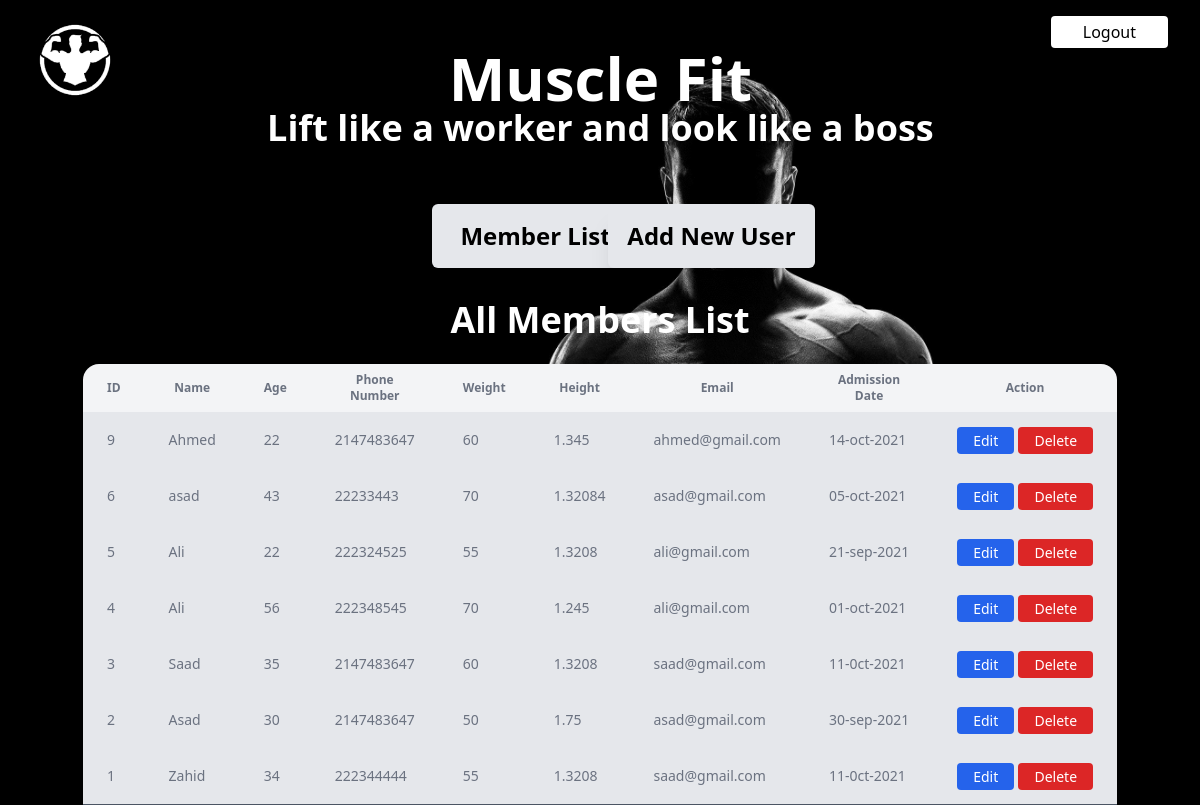
Page /admission.php (signed in) on the committed database.
### tables this page shows
CREATE TABLE `users` (
  `id` int(11) NOT NULL,
  `name` varchar(1000) NOT NULL,
  `age` int(11) NOT NULL,
  `phone` int(11) NOT NULL,
  `weight` float NOT NULL,
  `height` float NOT NULL,
  `email` varchar(1000) NOT NULL,
  `admission_date` varchar(500) NOT NULL,
  `password` varchar(100) NOT NULL,
  `fees` tinyint(1) NOT NULL DEFAULT 0,
  `leaving_date` varchar(100) NOT NULL,
  `current_weight` float NOT NULL,
  `current_height` float NOT NULL,
  `leaving_reason` varchar(1000) NOT NULL,
  `user_remarks` varchar(1000) NOT NULL
);

### admission.php (the view, shortened to what this page needs)
<?php
$conn = new mysqli("localhost", "root", "" , "gym");
$sql = "SELECT * FROM users ORDER BY id DESC";
$result = $conn->query($sql);
?>
<!DOCTYPE html>
<html lang="en">
<head>
    <link href="https://unpkg.com/tailwindcss@^2/dist/tailwind.min.css" rel="stylesheet">
</head>
<body>
<div>
<div class="flex-container">
    <div>
        <a href="admin_panel.php">
            <img src="logo.png" alt="" width="150px" height="150px">
        </a>
    </div>
    <div class="my-12 ml-auto mr-auto ">
        <h1 class="text-6xl font-extrabold text-center text-white "> Muscle Fit </h1>
        <h1 class="text-4xl font-bold text-center text-white "> Lift like a worker and look like a boss </h1>
    </div>
    <div class="flex flex-row-reverse ">
            <div >
                <button class="px-8 py-1 mt-4 mr-8 text-black bg-white rounded ">
                     <a  href="logout.php"> Logout</a>
                </button>
            </div>
        </div>
</div>
<div class="grid grid-cols-2 px-12">
        <div class="  w-3/4 " id="member">
            <button class="p-4 ml-96  shadow-xl rounded-md bg-gray-200 font-bold text-2xl mt-2 w-2/4 text-center">Member List</button>
        </div>
        <div class=" w-3/4 "  id="add">
            <button class="bg-gray-200 p-4 m-2 shadow-xl rounded-md w-2/4 font-bold text-2xl mt-2 text-center">Add New User</>
        </div>
</div>
<div class="container flex justify-center mx-auto" >
    <div class="border-b border-gray-600 shadow" id="user_list"  >
                <h1 class=" text-4xl font-bold text-center text-white my-6 ">All Members List</h1>
                <table class="bg-gray-100 rounded-2xl">
                    <thead>
                        <tr>
                            <th class="px-6 py-2 text-xs text-gray-500">
                                ID
                            </th>
                            <th class="px-6 py-2 text-xs text-gray-500">
                                Name
                            </th>
                            <th class="px-6 py-2 text-xs text-gray-500">
                                Age
                            </th>
                            <th class="px-6 py-2 text-xs text-gray-500">
                                Phone Number
                            </th>
                            <th class="px-6 py-2 text-xs text-gray-500">
                                Weight
                            </th>
                            <th class="px-6 py-2 text-xs text-gray-500">
                                Height
                            </th>
                            <th class="px-6 py-2 text-xs text-gray-500">
                                Email
                            </th>
                            <th class="px-6 py-2 text-xs text-gray-500">
                                Admission Date
                            </th>
                            <th class="px-6 py-2 text-xs text-gray-500">
                                Action
                            </th>
                        </tr>
                    </thead>
                    <tbody class="bg-gray-200">
                    <?php
                        while($user = $result->fetch_assoc()){
                       ?>
                            <tr class="whitespace-nowrap">
                            <td class="px-6 py-4 text-sm text-gray-500">
                                <?php echo $user ['id']?>
                            </td>
                            <td class="px-6 py-4 text-sm text-gray-500">
                                <?php echo $user ['name']?>
                            </td>
                            <td class="px-6 py-4 text-sm text-gray-500">
                                <?php echo $user ['age']?>
                            </td>
                            <td class="px-6 py-4 text-sm text-gray-500">
                                <?php echo $user ['phone']?>
                            </td>
                            <td class="px-6 py-4 text-sm text-gray-500">
                                <?php echo $user ['weight']?>
                            </td>
                            <td class="px-6 py-4 text-sm text-gray-500">
                                <?php echo $user ['height']?>
                            </td>
                            <td class="px-6 py-4 text-sm text-gray-500">
                                <?php echo $user ['email']?>
                            </td>
                            <td class="px-6 py-4 text-sm text-gray-500">
                                <?php echo $user ['admission_date']?>
                            </td>
                            <td class="px-6 py-4">
                                <a href="edit_user.php?id=<?php echo $user['id'] ?> "  class="px-4 py-1 text-sm text-white bg-blue-600 rounded edit">Edit</a>
                                <a href="#" data-userid="<?php echo $user['id'] ?>" class="px-4 py-1 text-sm text-white bg-red-600 rounded delete" >Delete</a>
                            </td>
                        </tr>
                        <?php
                            }
                        ?>
                    </tbody>
                </table>
            </div>
</div>
</div>
</body>
</html>

### admission.php (style rules this page uses)
body { background-image: url("gym1.jpg"); background-size: cover; attachment: fixed; }
.flex-container { display: flex; justify-content:left; }
* { box-sizing: border-box; }

### rows in the picture
users: id "9", name "Ahmed", age "22", phone "2147483647", weight "60", height "1.345", email "ahmed@gmail.com", admission_date "14-oct-2021"
users: id "6", name "asad", age "43", phone "22233443", weight "70", height "1.32084", email "asad@gmail.com", admission_date "05-oct-2021"
users: id "5", name "Ali", age "22", phone "222324525", weight "55", height "1.3208", email "ali@gmail.com", admission_date "21-sep-2021"
users: id "4", name "Ali", age "56", phone "222348545", weight "70", height "1.245", email "ali@gmail.com", admission_date "01-oct-2021"
users: id "3", name "Saad", age "35", phone "2147483647", weight "60", height "1.3208", email "saad@gmail.com", admission_date "11-0ct-2021"
users: id "2", name "Asad", age "30", phone "2147483647", weight "50", height "1.75", email "asad@gmail.com", admission_date "30-sep-2021"
users: id "1", name "Zahid", age "34", phone "222344444", weight "55", height "1.3208", email "saad@gmail.com", admission_date "11-0ct-2021"
